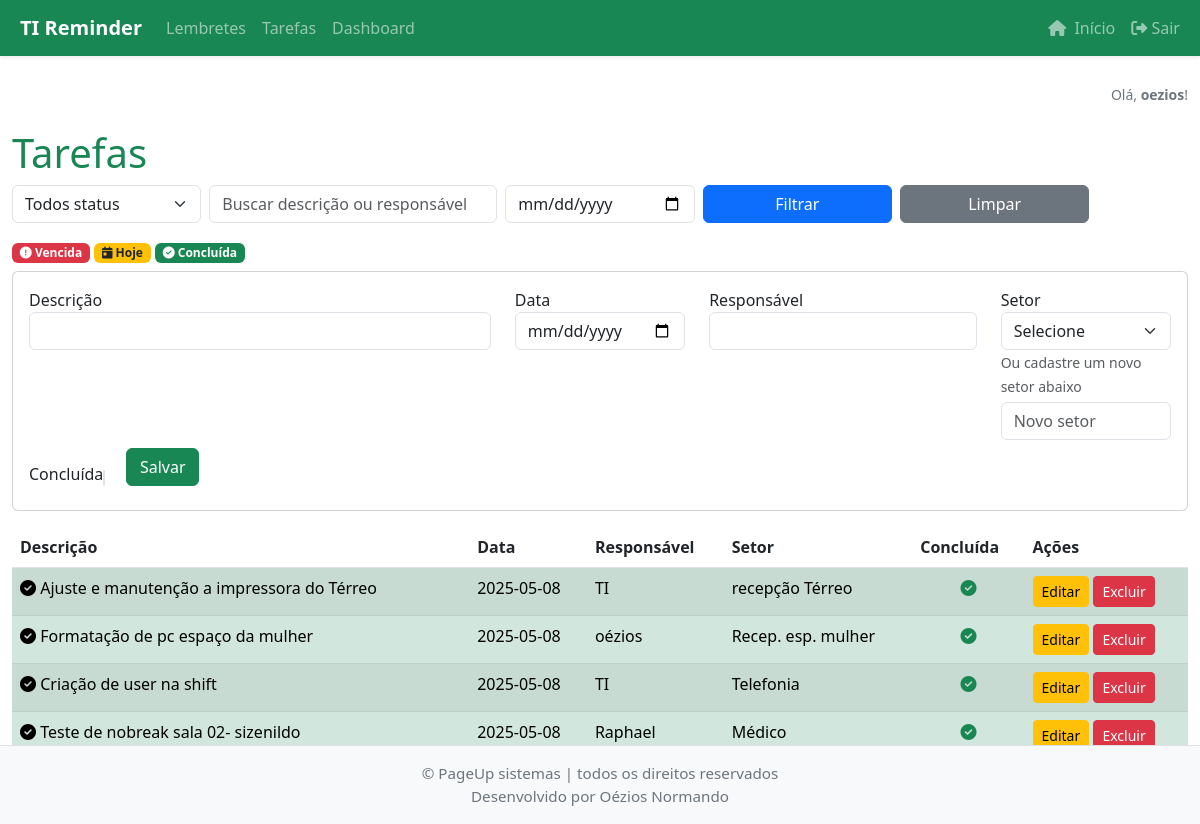
The page /tasks (signed in) on the database its author committed.
### app/models.py (models this page shows, shortened)
class User(db.Model):
    id = db.Column(db.Integer, primary_key=True)
    username = db.Column(db.String(64), unique=True, nullable=False)
    email = db.Column(db.String(120), unique=True, nullable=False)
    password_hash = db.Column(db.String(128), nullable=False)
    is_admin = db.Column(db.Boolean, default=False)
    ativo = db.Column(db.Boolean, default=True)  # Novo campo para ativação/desativação
    reminders = db.relationship('Reminder', backref='user', lazy=True)
    tasks = db.relationship('Task', backref='user', lazy=True)

class Task(db.Model):
    id = db.Column(db.Integer, primary_key=True)
    description = db.Column(db.String(200), nullable=False)
    date = db.Column(db.Date, default=datetime.utcnow)
    responsible = db.Column(db.String(100), nullable=False)
    completed = db.Column(db.Boolean, default=False)
    sector_id = db.Column(db.Integer, db.ForeignKey('sector.id'), nullable=True)
    user_id = db.Column(db.Integer, db.ForeignKey('user.id'), nullable=True)

class Sector(db.Model):
    id = db.Column(db.Integer, primary_key=True)
    name = db.Column(db.String(100), unique=True, nullable=False)
    reminders = db.relationship('Reminder', backref='sector', lazy=True)
    tasks = db.relationship('Task', backref='sector', lazy=True)

### app/routes.py (the view, shortened to what this page needs)
@bp.route('/tasks', methods=['GET', 'POST'])
@login_required
def tasks():
    from .models import Sector
    form = TaskForm()
    sectors = Sector.query.order_by(Sector.name).all()
    form.sector_id.choices = [(0, 'Selecione')] + [(s.id, s.name) for s in sectors]
    page = request.args.get('page', 1, type=int)
    per_page = 10
    status_filter = request.args.get('status', '')
    search = request.args.get('search', '').strip()
    date_filter = request.args.get('date', '')
    query = Task.query
    if status_filter == 'expired':
        query = query.filter(Task.completed == False, Task.date < date.today())
    elif status_filter == 'today':
        query = query.filter(Task.completed == False, Task.date == date.today())
    elif status_filter == 'done':
        query = query.filter(Task.completed == True)
    if search:
        query = query.filter(Task.description.ilike(f'%{search}%'))
    if date_filter:
        try:
            filter_date = datetime.strptime(date_filter, '%Y-%m-%d').date()
            query = query.filter(Task.date == filter_date)
        except:
            pass
    if not session.get('is_admin'):
        query = query.filter_by(user_id=session.get('user_id'))
    pagination = query.order_by(Task.date.desc()).paginate(page=page, per_page=per_page, error_out=False)
    tasks = pagination.items
    for t in tasks:
        if t.completed:
            t.status = 'done'
        elif t.date < date.today():
            t.status = 'expired'
        elif t.date == date.today():
            t.status = 'today'
        else:
            t.status = 'pending'
    return render_template('tasks.html', tasks=tasks, form=form, edit_id=None, pagination=pagination, status_filter=status_filter, search=search, date_filter=date_filter, current_date=date.today())

### app/forms.py
class TaskForm(FlaskForm):
    description = StringField('Descrição', validators=[DataRequired()])
    date = DateField('Data', validators=[DataRequired()])
    responsible = StringField('Responsável', validators=[DataRequired()])
    completed = BooleanField('Concluída')
    sector_id = SelectField('Setor', coerce=int, choices=[], validators=[])
    new_sector = StringField('Novo setor')
    submit = SubmitField('Salvar')

### app/auth_utils.py (called while the page is built)
def login_required(f):
    @wraps(f)
    def decorated_function(*args, **kwargs):
        if 'user_id' not in session:
            flash('Faça login para acessar esta página.', 'danger')
            return redirect(url_for('auth.login'))
        from .models import User
        user = User.query.get(session['user_id'])
        if user and not user.ativo:
            session.clear()
            flash('Seu acesso foi desativado pelo administrador.', 'danger')
            return redirect(url_for('auth.login'))
        return f(*args, **kwargs)
    return decorated_function

### app/templates/tasks.html (shortened to what this page needs)
{% extends 'base.html' %}
{% block content %}
<h1>Tarefas</h1>
<form class="row g-2 mb-3" method="get">
  <div class="col-md-2">
    <select name="status" class="form-select">
      <option value="">Todos status</option>
    </select>
  </div>
  <div class="col-md-3">
    <input type="text" name="search" class="form-control" placeholder="Buscar descrição ou responsável" value="{{ search }}">
  </div>
  <div class="col-md-2">
    <input type="date" name="date" class="form-control" value="{{ date_filter }}">
  </div>
  <div class="col-md-2">
    <button type="submit" class="btn btn-primary w-100">Filtrar</button>
  </div>
  <div class="col-md-2">
    <a href="{{ url_for('main.tasks') }}" class="btn btn-secondary w-100">Limpar</a>
  </div>
</form>
<div class="mb-2">
  <span class="badge bg-danger"><i class="fas fa-exclamation-circle"></i> Vencida</span>
  <span class="badge bg-warning text-dark"><i class="fas fa-calendar-day"></i> Hoje</span>
  <span class="badge bg-success"><i class="fas fa-check-circle"></i> Concluída</span>
</div>
<div class="card mb-3">
  <div class="card-body">
    <form method="POST">
      <div class="row">
        <div class="col-md-5 mb-2">
          {{ form.description.label }}{{ form.description(class_='form-control') }}
        </div>
        <div class="col-md-2 mb-2">
          {{ form.date.label }}{{ form.date(class_='form-control') }}
        </div>
        <div class="col-md-3 mb-2">
          {{ form.responsible.label }}{{ form.responsible(class_='form-control') }}
        </div>
        <div class="col-md-2 mb-2">
          {{ form.sector_id.label }}{{ form.sector_id(class_='form-select') }}
          <small class="text-muted">Ou cadastre um novo setor abaixo</small>
          {{ form.new_sector(class_='form-control mt-1', placeholder='Novo setor') }}
        </div>
        <div class="col-md-1 mb-2 d-flex align-items-end">
          {{ form.completed.label }}{{ form.completed(class_='form-check-input') }}
        </div>
        <div class="col-md-1 mb-2 d-flex align-items-end">
          {% if edit_id %}
            <button type="submit" class="btn btn-warning w-100 p-2">Atualizar</button>
          {% else %}
            {{ form.submit(class_='btn btn-success w-100') }}
          {% endif %}
        </div>
      </div>
    </form>
  </div>
</div>
<div style="max-height: 400px; overflow-y: auto;">
<div style="max-height: 400px; overflow-y: auto;">
<table class="table table-striped">
  <thead>
    <tr>
      <th>Descrição</th><th>Data</th><th>Responsável</th><th>Setor</th><th>Concluída</th><th>Ações</th>
    </tr>
  </thead>
  <tbody>
    {% for task in tasks %}
    <tr class="
      {% if task.status == 'expired' %}table-danger{% elif task.status == 'today' %}table-warning{% elif task.status == 'done' %}table-success{% endif %}">
      <td>
        {% if task.status == 'expired' %}<span title="Vencida"><i class="fas fa-exclamation-circle"></i></span> {% elif task.status == 'today' %}<span title="Hoje"><i class="fas fa-calendar-day"></i></span> {% elif task.status == 'done' %}<span title="Concluída"><i class="fas fa-check-circle"></i></span> {% endif %}
        {{ task.description }}
      </td>
      <td>{{ task.date }}</td>
      <td>{{ task.responsible }}</td>
      <td>{{ task.sector.name if task.sector else '' }}</td>
      <td class="text-center">
        {% if task.completed %}
          <span class="text-success" title="Concluída"><i class="fas fa-check-circle"></i></span>
        {% elif task.date < current_date %}
          <span class="text-danger" title="Vencida"><i class="fas fa-exclamation-circle"></i></span>
        {% elif task.date == current_date %}
          <span class="text-warning" title="Hoje"><i class="fas fa-calendar-day"></i></span>
        {% else %}
          <span class="text-secondary" title="Futura"><i class="fas fa-clock"></i></span>
        {% endif %}
      </td>
      <td>
        <a href="{{ url_for('main.edit_task', id=task.id) }}" class="btn btn-sm btn-warning">Editar</a>
        <form method="POST" action="{{ url_for('main.delete_task', id=task.id) }}" style="display:inline;">
          <button type="submit" class="btn btn-sm btn-danger" onclick="return confirm('Excluir esta tarefa?');">Excluir</button>
        </form>
      </td>
    </tr>
    {% else %}
    <tr><td colspan="5">Nenhuma tarefa encontrada.</td></tr>
    {% endfor %}
  </tbody>
</table>
</div>
</div>
{% endblock %}

### app/templates/base.html (shortened to what this page needs)
<!DOCTYPE html>
<html lang="pt-br">
<head>
    <link href="https://cdn.jsdelivr.net/npm/bootstrap@5.3.0/dist/css/bootstrap.min.css" rel="stylesheet">
    <link rel="stylesheet" href="{{ url_for('static', filename='style.css') }}">
    <link rel="stylesheet" href="https://cdnjs.cloudflare.com/ajax/libs/font-awesome/6.4.2/css/all.min.css">
</head>
<body style="padding-bottom: 100px;">
{% if session.get('user_id') %}
<nav class="navbar navbar-expand-lg navbar-dark bg-success shadow-sm mb-4">
  <div class="container-fluid">
    <a class="navbar-brand fw-bold" href="{{ url_for('main.index') }}">
      TI Reminder
    </a>
    <div class="collapse navbar-collapse">
      <ul class="navbar-nav me-auto mb-2 mb-lg-0">
        <li class="nav-item"><a class="nav-link" href="/reminders">Lembretes</a></li>
        <li class="nav-item"><a class="nav-link" href="/tasks">Tarefas</a></li>
        <li class="nav-item"><a class="nav-link" href="/dashboard">Dashboard</a></li>
      </ul>
      <ul class="navbar-nav ms-auto mb-2 mb-lg-0">
        <li class="nav-item">
          <a class="nav-link {% if request.endpoint == 'main.index' %}active{% endif %}" href="{{ url_for('main.index') }}"><i class="fas fa-home me-1"></i> Início</a>
        </li>
        <li class="nav-item">
          <a class="nav-link" href="{{ url_for('auth.logout') }}">
            <i class="fas fa-sign-out-alt"></i> Sair
          </a>
        </li>
      </ul>
    </div>
  </div>
</nav>
{% endif %}
{% if session.get('username') %}
  <div class="container mt-1">
    <div class="d-flex justify-content-end">
      <span class="text-secondary small">Olá, <strong>{{ session['username'] }}</strong>!</span>
    </div>
  </div>
{% endif %}
<div class="container mt-4">
    {% block content %}{% endblock %}
</div>
<footer class="footer py-3 bg-light text-center fixed-bottom border-top" style="font-size: 0.95rem; color: #6c757d;">
  <div class="container">
    <span>&copy; PageUp sistemas | todos os direitos reservados<br>Desenvolvido por Oézios Normando</span>
  </div>
</footer>
</body>
</html>

### app/static/style.css (style rules this page uses)
html, body { height: 100%; }
body { min-height: 100vh; display: flex; flex-direction: column; padding-bottom: 40px; }
.container { flex: 1 0 auto; overflow-y: auto; max-width: 100vw; }
.card { margin-bottom: 20px; }

### app/templates/base.html (style rules this page uses)
.bg-success { background-color: #198754; border-color: #198754; }
a { color: #198754; }
h1, h2, h3, h4, h5, h6 { color: #198754; }

### rows shown on the page
User: username "oezios"
Task: description "Ajuste e manutenção a impressora do Térreo", date "2025-05-08", responsible "TI", sector "recepção Térreo", completed True (drawn)
Task: description "Formatação de pc espaço da mulher", date "2025-05-08", responsible "oézios", sector "Recep. esp. mulher", completed True (drawn)
Task: description "Criação de user na shift", date "2025-05-08", responsible "TI", sector "Telefonia", completed True (drawn)
Task: description "Teste de nobreak sala 02- sizenildo", date "2025-05-08", responsible "Raphael", sector "Médico", completed True (drawn)
